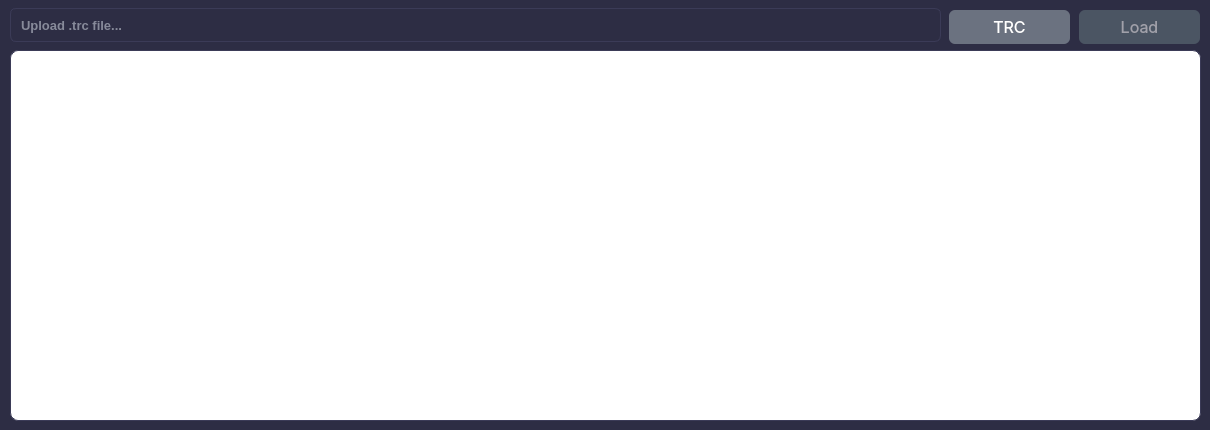
    <widget class="QWidget" name="tabTrace">
     <property name="styleSheet">
      <string notr="true">background-color: #2D2D44;</string>
     </property>
     <attribute name="title">
      <string>Trace</string>
     </attribute>
     <widget class="QPushButton" name="pushButtonTraceFileBrowse">
      <property name="geometry">
       <rect>
        <x>949</x>
        <y>10</y>
        <width>121</width>
        <height>34</height>
       </rect>
      </property>
      <property name="font">
       <font>
        <family>Inter</family>
        <pointsize>12</pointsize>
       </font>
      </property>
      <property name="styleSheet">
       <string notr="true">
            QPushButton {
                background-color: #6B7280;
                color: #FFFFFF;
                border-radius: 6px;
                padding: 8px 16px;
            }
            QPushButton:hover {
                background-color: #4B5563;
            }
            QPushButton:pressed {
                background-color: #374151;
            }
       </string>
      </property>
      <property name="text">
       <string>TRC</string>
      </property>
      <property name="icon">
       <iconset theme="document-open"/>
      </property>
      <property name="iconSize">
       <size>
        <width>24</width>
        <height>24</height>
       </size>
      </property>
     </widget>
     <widget class="QLineEdit" name="lineEditTraceFileUpload">
      <property name="geometry">
       <rect>
        <x>10</x>
        <y>8</y>
        <width>931</width>
        <height>34</height>
       </rect>
      </property>
      <property name="font">
       <font>
        <family>Segoe UI</family>
        <pointsize>10</pointsize>
        <bold>true</bold>
       </font>
      </property>
      <property name="styleSheet">
       <string notr="true">
            QLineEdit {
                background-color: #2D2D44;
                color: #E2E8F0;
                border: 1px solid #3B3B57;
                border-radius: 6px;
                padding: 8px;
            }
            QLineEdit:focus {
                border: 1px solid #14B8A6;
            }
       </string>
      </property>
      <property name="dragEnabled">
       <bool>true</bool>
      </property>
      <property name="readOnly">
       <bool>true</bool>
      </property>
      <property name="placeholderText">
       <string>Upload .trc file...</string>
      </property>
      <property name="clearButtonEnabled">
       <bool>true</bool>
      </property>
     </widget>
     <widget class="QTableView" name="tableViewTraceFile">
      <property name="geometry">
       <rect>
        <x>10</x>
        <y>50</y>
        <width>1191</width>
        <height>371</height>
       </rect>
      </property>
      <property name="styleSheet">
       <string notr="true">
            QTableView {
                background-color: #FFFFFF;
                color: #111827;
                border: 1px solid #3B3B57;
                border-radius: 8px;
                gridline-color: #D1D5DB;
            }
            QTableView::item:selected {
                background-color: #14B8A6;
                color: #FFFFFF;
            }
            QHeaderView::section {
                background-color: #3B3B57;
                color: #E2E8F0;
                border: none;
                padding: 6px;
                font-size: 12pt;
            }
       </string>
      </property>
      <property name="editTriggers">
       <set>QAbstractItemView::EditTrigger::NoEditTriggers</set>
      </property>
      <property name="alternatingRowColors">
       <bool>true</bool>
      </property>
      <property name="selectionMode">
       <enum>QAbstractItemView::SelectionMode::SingleSelection</enum>
      </property>
      <property name="selectionBehavior">
       <enum>QAbstractItemView::SelectionBehavior::SelectRows</enum>
      </property>
     </widget>
     <widget class="QPushButton" name="pushButtonTraceFileLoad">
      <property name="enabled">
       <bool>false</bool>
      </property>
      <property name="geometry">
       <rect>
        <x>1079</x>
        <y>10</y>
        <width>121</width>
        <height>34</height>
       </rect>
      </property>
      <property name="font">
       <font>
        <family>Inter</family>
        <pointsize>12</pointsize>
       </font>
      </property>
      <property name="styleSheet">
       <string notr="true">
            QPushButton {
                background-color: #14B8A6;
                color: #FFFFFF;
                border-radius: 6px;
                padding: 8px 16px;
            }
            QPushButton:hover {
                background-color: #0D9488;
            }
            QPushButton:pressed {
                background-color: #0F766E;
            }
            QPushButton:disabled {
                background-color: #4B5563;
                color: #A1A1AA;
            }
       </string>
      </property>
      <property name="text">
       <string>Load</string>
      </property>
      <property name="icon">
       <iconset theme="document-apply"/>
      </property>
      <property name="iconSize">
       <size>
        <width>24</width>
        <height>24</height>
       </size>
      </property>
     </widget>
    </widget>
